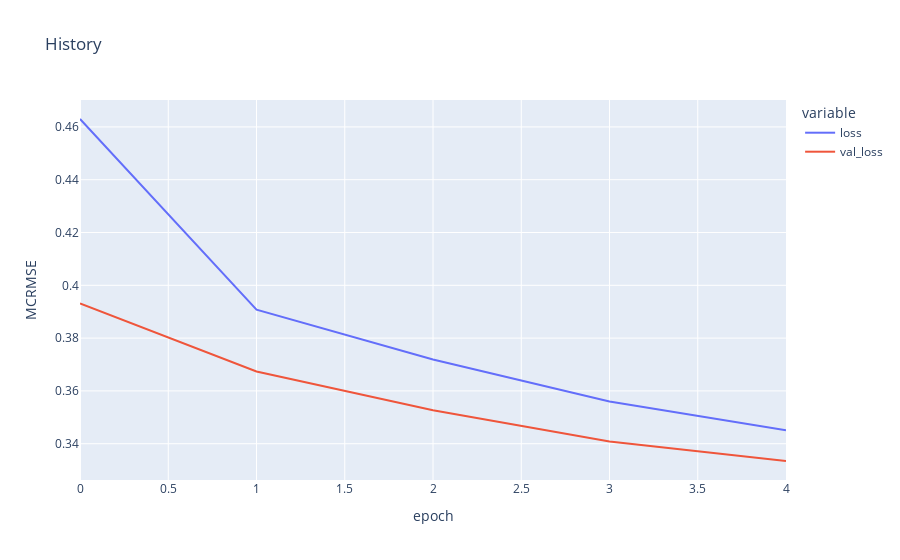

This figure's notebook cell:
### Markdown cell above
## Evaluate training history

### Code cell
fig = px.line(
    history.history,
    y=["loss", "val_loss"],
    labels={"index": "epoch", "value": "MCRMSE"},
    title="History",
)
fig.show()

### Figure 1 — Plotly figure (JSON) as saved in the notebook; plotly's stock layout.template omitted (floating-point values rounded to 4 significant figures)
{"data": [{"hovertemplate": "variable=loss<br>epoch=%{x}<br>MCRMSE=%{y}<extra></extra>", "legendgroup": "loss", "line": {"color": "#636efa", "dash": "solid"}, "marker": {"symbol": "circle"}, "mode": "lines", "name": "loss", "orientation": "v", "showlegend": true, "type": "scatter", "x": [0, 1, 2, 3, 4], "xaxis": "x", "y": [0.463, 0.3908, 0.3719, 0.356, 0.3451], "yaxis": "y"}, {"hovertemplate": "variable=val_loss<br>epoch=%{x}<br>MCRMSE=%{y}<extra></extra>", "legendgroup": "val_loss", "line": {"color": "#EF553B", "dash": "solid"}, "marker": {"symbol": "circle"}, "mode": "lines", "name": "val_loss", "orientation": "v", "showlegend": true, "type": "scatter", "x": [0, 1, 2, 3, 4], "xaxis": "x", "y": [0.3931, 0.3674, 0.3527, 0.3409, 0.3335], "yaxis": "y"}], "layout": {"autosize": true, "legend": {"title": {"text": "variable"}, "tracegroupgap": 0}, "title": {"text": "History"}, "xaxis": {"anchor": "y", "autorange": true, "domain": [0, 1], "range": [0, 4], "title": {"text": "epoch"}, "type": "linear"}, "yaxis": {"anchor": "x", "autorange": true, "domain": [0, 1], "range": [0.3263, 0.4702], "title": {"text": "MCRMSE"}, "type": "linear"}}}
